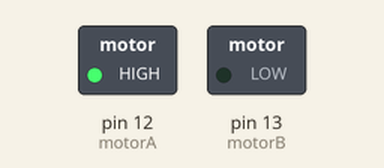
Recording of a sketch running on a simulated Arduino Uno, built with avr-gcc and run on an emulated ATmega328P. On the bench: switched loads named in the sketch (green lamp = pin HIGH).

Above: at 0.05 s.
Timing chart, 0 to 3.0 s (numbered marks = the images above):
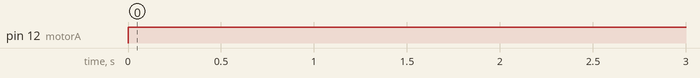

Measured:
- by itself, pin 12 (motorA): LOW → HIGH at 0.00 s

The sketch:

2motres.ino
```cpp
#include <Arduino.h>

int motorA = 12;
int motorB = 13;

void setup() {

  pinMode(motorA, OUTPUT);
  pinMode(motorB, OUTPUT);

}

void loop() {

  analogWrite(motorA,255);
  analogWrite(motorB,0);
  delay(500);
  analogWrite(motorA,0);
  analogWrite(motorB,255);

}
```
